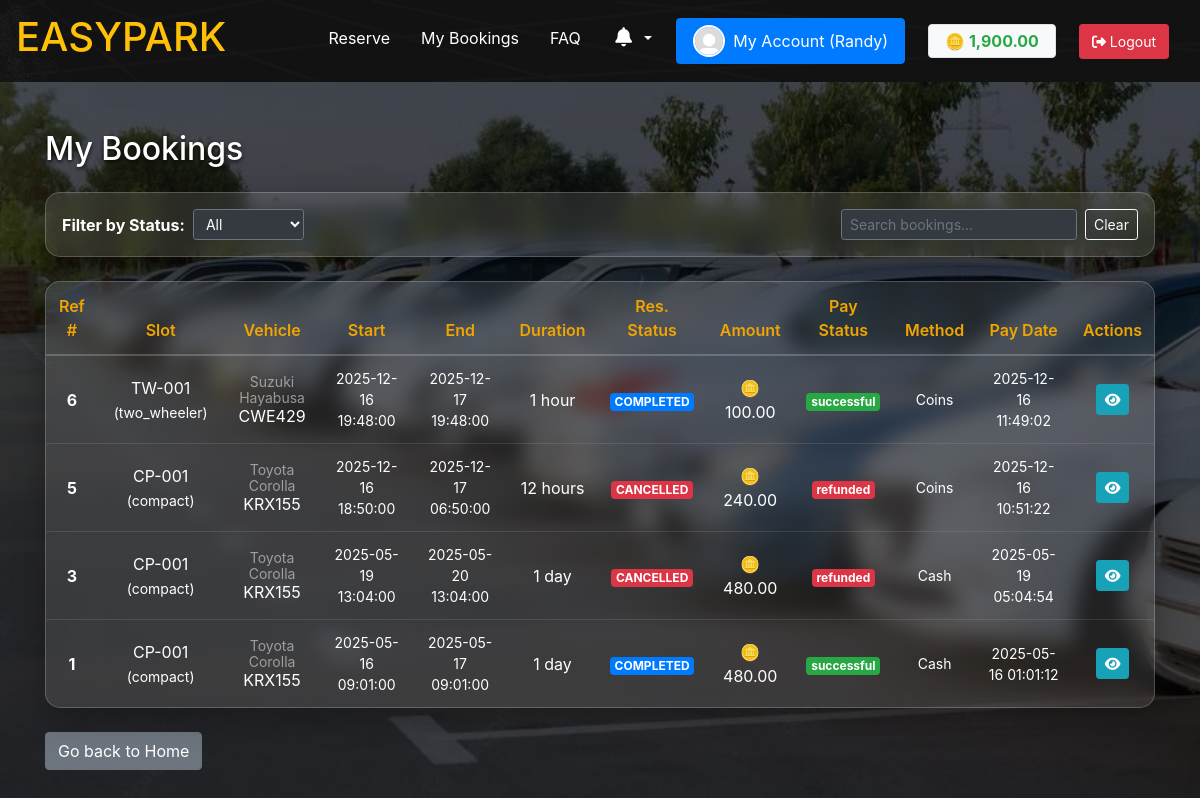
Before: /bookings.php (signed in) with the older database file.
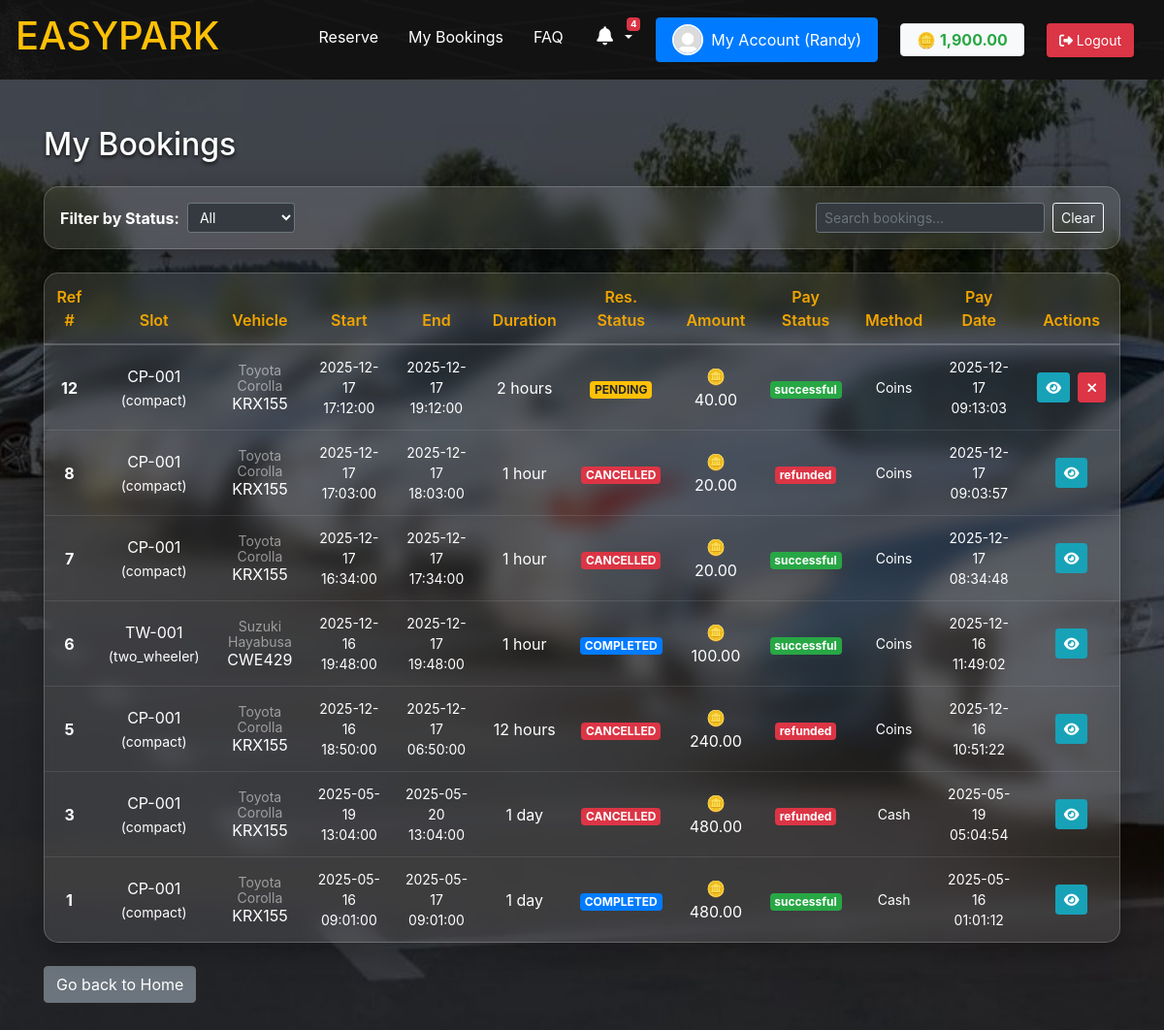
After: the same page with the newer database file.
### tables this page shows
CREATE TABLE `users` (
  `user_id` int(11) NOT NULL,
  `first_name` varchar(50) NOT NULL,
  `middle_name` varchar(50) DEFAULT NULL,
  `last_name` varchar(50) NOT NULL,
  `email` varchar(100) NOT NULL,
  `password` varchar(255) NOT NULL,
  `phone` varchar(20) DEFAULT NULL,
  `user_type` enum('admin','staff','client') NOT NULL DEFAULT 'client',
  `security_word` varchar(255) NOT NULL,
  `created_at` timestamp NULL DEFAULT current_timestamp(),
  `updated_at` timestamp NULL DEFAULT NULL ON UPDATE current_timestamp(),
  `is_active` tinyint(1) NOT NULL DEFAULT 1,
  `image` varchar(255) DEFAULT 'default.jpg',
  `coins` decimal(10,2) NOT NULL DEFAULT 0.00
);

CREATE TABLE `reservations` (
  `reservation_id` int(11) NOT NULL,
  `user_id` int(11) NOT NULL,
  `vehicle_id` int(11) NOT NULL,
  `parking_slot_id` int(11) NOT NULL,
  `start_time` datetime NOT NULL,
  `end_time` datetime NOT NULL,
  `duration` varchar(20) NOT NULL,
  `status` enum('pending','confirmed','ongoing','cancelled','expired','completed','void') NOT NULL DEFAULT 'pending',
  `created_at` timestamp NULL DEFAULT current_timestamp(),
  `updated_at` timestamp NULL DEFAULT NULL ON UPDATE current_timestamp()
);

CREATE TABLE `parking_slots` (
  `parking_slot_id` int(11) NOT NULL,
  `slot_number` varchar(10) NOT NULL,
  `slot_type` enum('two_wheeler','compact','standard','large') NOT NULL,
  `slot_status` enum('available','reserved','occupied','unavailable') DEFAULT 'available'
);

CREATE TABLE `Vehicle_Models` (
  `model_id` int(11) NOT NULL,
  `brand` varchar(50) NOT NULL,
  `model` varchar(50) NOT NULL,
  `type` enum('two_wheeler','compact','standard','large') NOT NULL
);

CREATE TABLE `vehicles` (
  `vehicle_id` int(11) NOT NULL,
  `user_id` int(11) NOT NULL,
  `plate_number` varchar(20) NOT NULL,
  `model_id` int(11) NOT NULL,
  `color` varchar(50) NOT NULL,
  `created_at` timestamp NULL DEFAULT current_timestamp(),
  `updated_at` timestamp NULL DEFAULT NULL ON UPDATE current_timestamp()
);

CREATE TABLE `payments` (
  `reference_number` int(11) NOT NULL,
  `user_id` int(11) DEFAULT NULL,
  `reservation_id` int(11) DEFAULT NULL,
  `amount` decimal(12,2) NOT NULL,
  `payment_date` timestamp NULL DEFAULT current_timestamp(),
  `method` enum('cash','online','coins') NOT NULL,
  `updated_at` timestamp NULL DEFAULT NULL ON UPDATE current_timestamp(),
  `status` enum('pending','successful','failed','refunded') DEFAULT 'pending'
);

### includes/notifications.php (called while the page is built, shortened)
<?php
function countUnreadNotifications($pdo, $user_id)
{
    $stmt = $pdo->prepare("SELECT COUNT(*) FROM notifications WHERE user_id = ? AND is_read = 0");
    $stmt->execute([$user_id]);
    return (int) $stmt->fetchColumn();
}
?>

### bookings.php (the view, shortened to what this page needs)
<?php
require_once 'includes/db.php';
$user_id = $_SESSION['user_id'];
$sql = "SELECT r.reservation_id, r.start_time, r.end_time, r.duration, r.status, s.slot_number, s.slot_type, v.plate_number, m.brand, m.model, p.amount, p.status AS payment_status, p.method, p.payment_date
FROM reservations r
JOIN parking_slots s ON r.parking_slot_id = s.parking_slot_id
JOIN vehicles v ON r.vehicle_id = v.vehicle_id
JOIN Vehicle_Models m ON v.model_id = m.model_id
LEFT JOIN payments p ON r.reservation_id = p.reservation_id
WHERE r.user_id = ?
ORDER BY r.start_time DESC";
$stmt = $pdo->prepare($sql);
$stmt->execute([$user_id]);
$bookings = $stmt->fetchAll(PDO::FETCH_ASSOC);
?>
<!DOCTYPE html>
<html lang="en">
<head>
  <link rel="stylesheet" href="css/bootstrap.min.css">
  <link rel="stylesheet" href="https://cdnjs.cloudflare.com/ajax/libs/font-awesome/6.4.0/css/all.min.css">
</head>
<body class="bg-car">
  <?php include 'includes/client_navbar.php'; ?>
  <div class="container py-5">
    <h2 class="text-white mb-4" style="text-shadow: 0 2px 4px rgba(0,0,0,0.8);">My Bookings</h2>
    <div class="glass-panel p-3 mb-4">
      <div class="d-flex flex-wrap align-items-center justify-content-between">
        <div class="form-inline mb-2 mb-md-0">
          <label for="statusFilter" class="mr-2 font-weight-bold text-white">Filter by Status:</label>
          <select id="statusFilter" class="form-control form-control-sm mr-3 bg-dark text-white border-secondary">
            <option value="">All</option>
          </select>
        </div>
        <div class="form-inline">
          <input type="text" id="searchInput"
            class="form-control form-control-sm mr-2 bg-dark text-white border-secondary"
            placeholder="Search bookings...">
          <button class="btn btn-sm btn-outline-light" id="clearSearch">Clear</button>
        </div>
      </div>
    </div>
    <div class="glass-panel p-0 overflow-hidden">
      <div class="table-responsive">
        <table class="table table-glass align-middle text-center" id="bookingsTable">
          <thead>
            <tr>
              <th>Ref #</th>
              <th>Slot</th>
              <th>Vehicle</th>
              <th>Start</th>
              <th>End</th>
              <th>Duration</th>
              <th>Res. Status</th>
              <th>Amount</th>
              <th>Pay Status</th>
              <th>Method</th>
              <th>Pay Date</th>
              <th>Actions</th>
            </tr>
          </thead>
          <tbody>
            <?php if (count($bookings) === 0): ?>
              <tr>
                <td colspan="12" class="text-center py-5 text-white-50">No bookings found.</td>
              </tr>
            <?php else:
              foreach ($bookings as $b):
                $rowData = htmlspecialchars(json_encode($b));
                ?>
                <tr class="booking-row" data-booking='<?= $rowData ?>'>
                  <td class="font-weight-bold opacity-75"><?= htmlspecialchars($b['reservation_id']) ?></td>
                  <td><?= htmlspecialchars($b['slot_number']) ?> <small>(<?= htmlspecialchars($b['slot_type']) ?>)</small>
                  </td>
                  <td>
                    <div style="line-height:1.2;">
                      <small class="d-block text-white-50"><?= htmlspecialchars($b['brand'] . ' ' . $b['model']) ?></small>
                      <span><?= htmlspecialchars($b['plate_number']) ?></span>
                    </div>
                  </td>
                  <td class="small"><?= htmlspecialchars($b['start_time']) ?></td>
                  <td class="small"><?= htmlspecialchars($b['end_time']) ?></td>
                  <td>
                    <?php
                    $durationText = $b['duration'];
                    if (is_numeric($durationText)) {
                      if ($durationText == 1) {
                        $durationText .= ' hour';
                      } elseif ($durationText < 24) {
                        $durationText .= ' hours';
                      } elseif ($durationText % 24 == 0) {
                        $days = $durationText / 24;
                        $durationText = $days . ' day' . ($days > 1 ? 's' : '');
                      } else {
                        $days = floor($durationText / 24);
                        $hours = $durationText % 24;
                        $durationText = $days . ' day' . ($days > 1 ? 's' : '');
                        if ($hours > 0)
                          $durationText .= ' ' . $hours . ' hour' . ($hours > 1 ? 's' : '');
                      }
                    }
                    echo htmlspecialchars($durationText);
                    ?>
                  </td>
                  <td>
                    <?php
                    $status = $b['status'];
                    $badge = 'secondary';
                    if ($status === 'pending')
                      $badge = 'warning';
                    elseif ($status === 'confirmed' || $status === 'ongoing')
                      $badge = 'success';
                    elseif ($status === 'cancelled' || $status === 'void')
                      $badge = 'danger';
                    elseif ($status === 'completed')
                      $badge = 'primary';
                    elseif ($status === 'expired')
                      $badge = 'dark';
                    ?>
                    <span class="badge badge-<?= $badge ?> text-uppercase"><?= htmlspecialchars($status) ?></span>
                  </td>
                  <td><span class="text-warning font-weight-bold">🪙</span> <?= number_format($b['amount'], 2) ?></td>
                  <td>
                    <?php
                    $pay = $b['payment_status'];
                    $payBadge = 'secondary';
                    if ($pay === 'pending')
                      $payBadge = 'warning';
                    elseif ($pay === 'successful')
                      $payBadge = 'success';
                    elseif ($pay === 'failed' || $pay === 'refunded')
                      $payBadge = 'danger';
                    ?>
                    <span class="badge badge-<?= $payBadge ?>"><?= $pay ? htmlspecialchars($pay) : 'N/A' ?></span>
                  </td>
                  <td class="small"><?= htmlspecialchars(ucfirst($b['method'])) ?></td>
                  <td class="small"><?= htmlspecialchars($b['payment_date']) ?></td>
                  <td class="text-nowrap">
                    <button class="btn btn-sm btn-info btn-action action-view" title="View Details">
                      <i class="fa fa-eye"></i>
                    </button>
                    <?php
                    $status = $b['status'];
                    if ($status === 'pending' || $status === 'confirmed'):
                      ?>
                      <button class="btn btn-sm btn-danger btn-action action-cancel" data-id="<?= $b['reservation_id'] ?>"
                        title="Cancel Booking">
                        <i class="fa fa-times"></i>
                      </button>
                    <?php endif; ?>
                  </td>
                </tr>
              <?php endforeach; endif; ?>
          </tbody>
        </table>
      </div>
    </div>
    <a href="dashboard.php" class="btn btn-secondary mt-4">Go back to Home</a>
  </div>
</body>
</html>

### includes/client_navbar.php (shortened to what this page needs)
<?php
require_once __DIR__ . '/db.php';
$current_page = basename($_SERVER['PHP_SELF']);
$profilePic = 'images/default.jpg';
if (isset($_SESSION['user_id'])) {
    $user_id = $_SESSION['user_id'];
}
?>
<nav id="navbar" class="navbar navbar-expand-lg bg-image-dark navbar-dark sticky-top w-100 px-3">
    <a id="opp" class="navbar-brand" href="index.php" data-toggle="tooltip" title="Back to Home"
        data-placement="bottom">
        <h1 class="custom-size 75rem">EASYPARK</h1>
    </a>
    <div class="collapse navbar-collapse justify-content-end" id="collapsibleNavbar">
        <ul id="opp" class="navbar-nav">
            <?php if (isset($_SESSION['user_id'])): ?>
                <li class="nav-item">
                    <a class="nav-link <?= ($current_page == 'reservations.php') ? 'active' : '' ?>" href="reservations.php"
                        data-toggle="tooltip" title="Book a parking slot" data-placement="bottom">Reserve</a>
                </li>
            <?php endif; ?>
            <?php if (isset($_SESSION['user_id'])): ?>
                <li class="nav-item">
                    <a class="nav-link <?= ($current_page == 'bookings.php') ? 'active' : '' ?>" href="bookings.php"
                        data-toggle="tooltip" title="View your reservation history" data-placement="bottom">My Bookings</a>
                </li>
            <?php endif; ?>
            <li class="nav-item">
                <a class="nav-link <?= ($current_page == 'faq.php') ? 'active' : '' ?>" href="faq.php"
                    data-toggle="tooltip" title="Frequently Asked Questions" data-placement="bottom">FAQ</a>
            </li>
            <?php if (isset($_SESSION['user_id'])): ?>
                <?php
                require_once __DIR__ . '/notifications.php';
                $unreadCount = 0;
                if (isset($pdo)) {
                    $unreadCount = countUnreadNotifications($pdo, $_SESSION['user_id']);
                }
                ?>
                <li class="nav-item dropdown mr-3">
                    <a class="nav-link dropdown-toggle position-relative" href="#" id="alertsDropdown" role="button"
                        data-toggle="dropdown" aria-haspopup="true" aria-expanded="false" title="Notifications">
                        <i class="fas fa-bell fa-fw" style="font-size: 1.2rem;"></i>
                        <?php if ($unreadCount > 0): ?>
                            <span class="badge badge-danger badge-counter position-absolute"
                                style="top: 0; right: 0; font-size: 0.6rem;"><?= $unreadCount > 9 ? '9+' : $unreadCount ?></span>
                        <?php endif; ?>
                    </a>
                </li>
                <li class="nav-item">
                    <a class="btn btn-primary d-flex align-items-center" href="profile.php" id="accountButton"
                        style="padding: 0.375rem 1rem;" data-toggle="tooltip" title="Manage your profile"
                        data-placement="bottom">
                        <img src="<?= htmlspecialchars($profilePic) ?>" alt="Profile"
                            style="width:32px;height:32px;object-fit:cover;border-radius:50%;border:2px solid #fff;margin-right:8px;">
                        My Account (<?= htmlspecialchars($_SESSION['username'] ?? 'User') ?>)
                    </a>
                </li>
                <?php
                $coins = 0.00;
                if (isset($_SESSION['user_id']) && isset($pdo)) {
                    $stmt = $pdo->prepare('SELECT coins FROM users WHERE user_id = ?');
                    $stmt->execute([$_SESSION['user_id']]);
                    $coins = $stmt->fetchColumn() ?: 0.00;
                }
                $coinColor = ($coins >= 0) ? '#28a745' : '#dc3545';
                ?>
                <li class="nav-item d-flex align-items-center ml-2">
                    <a href="wallet.php" class="badge badge-light px-3 py-2 border shadow-sm"
                        style="font-size: 1rem; color: #333; font-weight: 700; text-decoration: none;" data-toggle="tooltip"
                        title="View Wallet Balance" data-placement="bottom">
                        🪙 <span style="color: <?= $coinColor ?>;"><?= number_format($coins, 2) ?></span>
                    </a>
                </li>
                <li class="nav-item d-flex align-items-center ml-2">
                    <a href="logout.php" class="btn btn-danger btn-sm shadow-sm" style="padding: 0.375rem 0.75rem;"
                        data-toggle="tooltip" title="Sign Out securely" data-placement="bottom">
                        <i class="fas fa-sign-out-alt"></i> Logout
                    </a>
                </li>
            <?php endif; ?>
        </ul>
    </div>
</nav>

### bookings.php (style rules this page uses)
.bg-car { background-image: url('images/bg-car.jpg'); background-size: cover; background-position: center; background-repeat: no-repeat; background-attachment: fixed; min-height: 100vh; }
#navbar { transition: background 1s ease-in-out; }
.navbar-dark .navbar-brand, .navbar-dark .navbar-nav .nav-link { color: #fff; }
.navbar-nav .nav-item { margin-right: 15px; }
.glass-panel { background: rgba(255, 255, 255, 0.1); backdrop-filter: blur(10px); border-radius: 15px; border: 1px solid rgba(255, 255, 255, 0.2); box-shadow: 0 8px 32px 0 rgba(0, 0, 0, 0.3); }
.table-glass { color: #fff; margin-bottom: 0; }
.table-glass thead th { border-bottom: 2px solid rgba(255, 255, 255, 0.2); border-top: none; color: #f0a500; font-weight: 600; cursor: pointer; }
.table-glass td, .table-glass th { border-top: 1px solid rgba(255, 255, 255, 0.1); vertical-align: middle; }
.btn-action { margin: 2px; }

### includes/client_navbar.php (style rules this page uses)
#navbar { position: sticky; top: 0; z-index: 1030; background-color: rgba(0, 0, 0, 0.3); --nav-image-opacity: 1; }
#navbar::before { content: ""; position: absolute; top: 0; left: 0; width: 100%; height: 100%; z-index: -1; background-image: url('images/nav-bg.jpg'); background-size: cover; background-position: top center; background-repeat: no-repeat; opacity: var(--nav-image-opacity); transition: opacity 0.1s linear; pointer-events: none; }
.navbar-dark .navbar-brand, .navbar-dark .navbar-nav .nav-link { color: #fff; }
.navbar-nav .nav-item { margin-right: 15px; }
.custom-size { color: #ffc107; transition: text-shadow 0.3s ease-in-out, color 0.3s ease-in-out; }

Changed rows visible on the page:
added reservations: reservation_id "12", parking_slot.slot_number "CP-001", parking_slot.slot_type "compact", vehicle_models.brand+model "Toyota Corolla", vehicle.plate_number "KRX155", start_time "2025-12-17 17:12:00", end_time "2025-12-17 19:12:00", duration "2 hours", status "PENDING", payments.amount "40.00", payments.status "successful", payments.method "Coins", payments.payment_date "2025-12-17 09:13:03"
added reservations: reservation_id "8", parking_slot.slot_number "CP-001", parking_slot.slot_type "compact", vehicle_models.brand+model "Toyota Corolla", vehicle.plate_number "KRX155", start_time "2025-12-17 17:03:00", end_time "2025-12-17 18:03:00", duration "1 hour", status "CANCELLED", payments.amount "20.00", payments.status "refunded", payments.method "Coins", payments.payment_date "2025-12-17 09:03:57"
added reservations: reservation_id "7", parking_slot.slot_number "CP-001", parking_slot.slot_type "compact", vehicle_models.brand+model "Toyota Corolla", vehicle.plate_number "KRX155", start_time "2025-12-17 16:34:00", end_time "2025-12-17 17:34:00", duration "1 hour", status "CANCELLED", payments.amount "20.00", payments.status "successful", payments.method "Coins", payments.payment_date "2025-12-17 08:34:48"
Other visible differences:
$unreadCount: (not shown) → "4"
